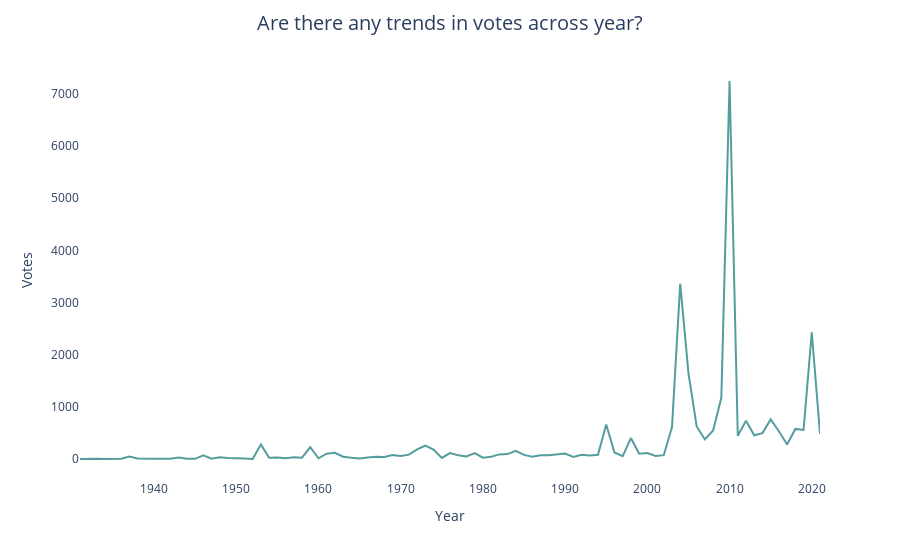

Notebook code for this chart:
### Code cell
# Group data by Year and calculate the average rating
average_rating_by_year = df.groupby('Year')['Votes'].mean().reset_index()

# Create the line plot with Plotly Express
fig = px.line(average_rating_by_year, x='Year', y='Votes', color_discrete_sequence=['#559C9E'])
fig.update_layout(title='Are there any trends in votes across year?', title_x=0.5, title_pad=dict(t=20), title_font=dict(size=20), xaxis_title='Year', yaxis_title='Votes', xaxis=dict(showgrid=False), yaxis=dict(showgrid=False), plot_bgcolor = 'white')
fig.show()

### Figure 1 — Plotly figure (JSON) as saved in the notebook; plotly's stock layout.template omitted (floating-point values rounded to 4 significant figures)
{"data": [{"hovertemplate": "Year=%{x}<br>Votes=%{y}<extra></extra>", "legendgroup": "", "line": {"color": "#559C9E", "dash": "solid"}, "marker": {"symbol": "circle"}, "mode": "lines", "name": "", "orientation": "v", "showlegend": false, "type": "scatter", "x": [1931, 1932, 1933, 1934, 1935, 1936, 1937, 1938, 1940, 1941, 1942, 1943, 1944, 1945, 1946, 1947, 1948, 1949, 1950, 1951, 1952, 1953, 1954, 1955, 1956, 1957, 1958, 1959, 1960, 1961, 1962, 1963, 1964, 1965, 1966, 1967, 1968, 1969, 1970, 1971, 1972, 1973, 1974, 1975, 1976, 1977, 1978, 1979, 1980, 1981, 1982, 1983, 1984, 1985, 1986, 1987, 1988, 1989, 1990, 1991, 1992, 1993, 1994, 1995, 1996, 1997, 1998, 1999, 2000, 2001, 2002, 2003, 2004, 2005, 2006, 2007, 2008, 2009, 2010, 2011, 2012, 2013, 2014, 2015, 2016, 2017, 2018, 2019, 2020, 2021], "xaxis": "x", "y": [6, 13, 10, 5, 13, 11.33, 52.83, 13, 9.333, 13.67, 10, 32.6, 8, 8, 76, 12, 38.67, 23, 11, 12.2, 7, 285, 28.25, 35.5, 18.86, 36.33, 30.33, 229.9, 19, 106.8, 124, 49, 29.17, 13, 34.43, 47.6, 42.82, 82.83, 62.33, 88.85, 190.1, 262.4, 186.9, 25.09, 119.3, 77.33, 52.5, 116.8, 31.39, 47.3, 93.19, 98.47, 163.2, 83.46, 48.21, 75.38, 75.13, 92.7, 108.9, 44.81, 84.64, 70.25, 84.86, 667.5, 129.2, 57.52, 406.1, 104.4, 118.3, 62.74, 78.53, 615.2, 3362.0, 1651.0, 628.7, 380, 550, 1177.0, 7245.0, 450.4, 739.4, 460.0, 500.3, 762.3, 536.9, 282.7, 581.4, 561.5, 2432.0, 488.7], "yaxis": "y"}], "layout": {"autosize": true, "legend": {"tracegroupgap": 0}, "margin": {"t": 60}, "plot_bgcolor": "white", "title": {"font": {"size": 20}, "pad": {"t": 20}, "text": "Are there any trends in votes across year?", "x": 0.5}, "xaxis": {"anchor": "y", "autorange": true, "domain": [0, 1], "range": [1931, 2021], "showgrid": false, "title": {"text": "Year"}, "type": "linear"}, "yaxis": {"anchor": "x", "autorange": true, "domain": [0, 1], "range": [-397.2, 7647.0], "showgrid": false, "title": {"text": "Votes"}, "type": "linear"}}}
